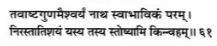
#> input picture example.jpeg, 217 x 46 px, found by its file name
$ jupyter execute pre-processing.ipynb
#> lines starting #> are read from the running program, lines starting #| are printed output that depends on the picture; after the words box and inside, x2 and y2 are one past the last pixel; in counts of white or black regions, pixels touching at a corner belong together
[cell 1]
import cv2
import numpy as np
import pytesseract
from matplotlib import pyplot as plt
from skimage.filters import threshold_otsu
from scipy.ndimage import interpolation as inter
from pytesseract import Output

[cell 2]
#loading image
image = cv2.imread('/home/kkay/IIT-H/OCR/ILP-OCR/example.jpeg', cv2.IMREAD_GRAYSCALE)
#> image is the input picture: shape (46, 217); min 6, max 255, mean 217

[cell 3]
#denoising
if image is None:
    print("Error: Image not loaded correctly.")
else:
    denoised_image = cv2.medianBlur(image, 3)
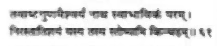
#> denoised_image: shape (46, 217); min 38, max 255, mean 219.8

[cell 4]
#binarisation
_, binary_image = cv2.threshold(image, 127, 255, cv2.THRESH_BINARY_INV)
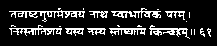
#> binary_image: shape (46, 217); 14.4% white in thin lines or dots, all inside (x1, y1, x2, y2) = (9, 8, 211, 39)

[cell 5]
#skew correction
def deskew(image):
    thresh = cv2.threshold(image, 0, 255, cv2.THRESH_BINARY_INV + cv2.THRESH_OTSU)[1]
    coords = np.column_stack(np.where(thresh > 0))
#> coords = 8548 pairs, first value 0 to 45, second value 0 to 216
    angle = cv2.minAreaRect(coords)[-1]
#> angle = -90
    if angle < -45:
        angle = -(90 + angle)
#> angle = 0
    else:
        angle = -angle

    (h, w) = image.shape[:2]
#> h = 46; w = 217
    center = (w // 2, h // 2)
#> center = (108, 23)
    M = cv2.getRotationMatrix2D(center, angle, 1.0)
#> M = [[1, 0, 0], [0, 1, 0]]
    rotated = cv2.warpAffine(image, M, (w, h), flags=cv2.INTER_CUBIC, borderMode=cv2.BORDER_REPLICATE)
    return rotated

deskewed_image = deskew(binary_image)

[cell 6]
#image resizing
resized_image = cv2.resize(deskewed_image, (1024, 1024), interpolation=cv2.INTER_AREA)
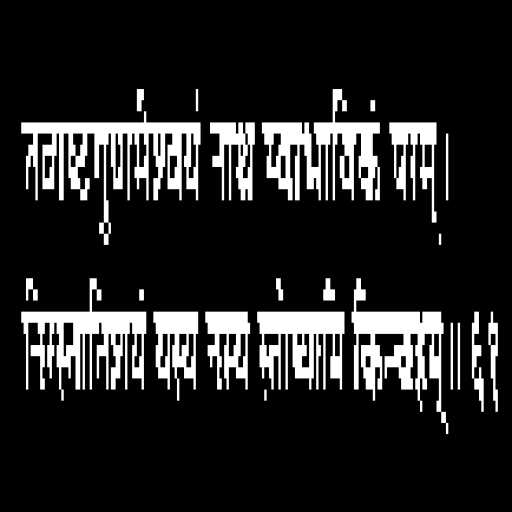
#> resized_image: shape (1024, 1024) (shown at 1/2 size); min 0, max 255, mean 36.6

[cell 7]
#segmentation
contours, _ = cv2.findContours(255 - binary_image, cv2.RETR_EXTERNAL, cv2.CHAIN_APPROX_SIMPLE)
#> contours = [[[0, 0], [0, 45], [216, 45], [216, 0]]]

segmented_image = cv2.cvtColor(binary_image, cv2.COLOR_GRAY2BGR)
for contour in contours:
    x, y, w, h = cv2.boundingRect(contour)
    cv2.rectangle(segmented_image, (x, y), (x + w, y + h), (0, 255, 0), 2)
#> this loop made 1 pass
#> (contour, x, y, w, h) on pass 1: ([[0, 0], [0, 45], [216, 45], [216, 0]], 0, 0, 217, 46)
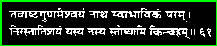
#> segmented_image: shape (46, 217, 3); mean B, G, R 36.6, 56.6, 36.6

[cell 8]
#boundary box maipulation

image_path = '/home/kkay/IIT-H/OCR/ILP-OCR/example.jpeg'
image = cv2.imread(image_path)

gray_image = cv2.cvtColor(image, cv2.COLOR_BGR2GRAY)

_, binary_image = cv2.threshold(gray_image, 127, 255, cv2.THRESH_BINARY_INV)

contours, _ = cv2.findContours(binary_image, cv2.RETR_EXTERNAL, cv2.CHAIN_APPROX_SIMPLE)
#> contours = 23 contours, 14 with area under 20; largest, box (x1, y1, x2, y2) and area: (9, 10, 85, 22) 182, (111, 8, 161, 18) 132, (9, 25, 62, 36) 118, (149, 25, 190, 39) 116, (109, 28, 146, 35) 112

for contour in contours:
    x, y, w, h = cv2.boundingRect(contour)
    if w > 30 and h > 30:
        cv2.rectangle(image, (x, y), (x + w, y + h), (0, 255, 0), 2)
#> this loop made 23 passes
#> (x, y, w, h) on passes 1, 4, 5, 6, 7, 8, 10, 11, 13, 14, 15, 17: (112, 35, 1, 1), (207, 28, 4, 9), (200, 28, 5, 9), (109, 28, 37, 7), (87, 28, 19, 7), (65, 28, 19, 8), (149, 25, 41, 14), (137, 25, 5, 2), (9, 25, 53, 11), (11, 25, 5, 2), (186, 21, 1, 1), (165, 11, 20, 9)
#> (contour, x, y, w, h) on passes 2, 3, 9, 12, 16, 20: ([[194, 29], [194, 34]], 194, 29, 1, 6), ([[191, 29], [191, 34]], 191, 29, 1, 6), ([[59, 26], [60, 26]], 59, 26, 2, 1), ([[117, 25], [118, 26], [119, 26], [118, 25]], 117, 25, 3, 2), ([[189, 12], [189, 17]], 189, 12, 1, 6), ([[157, 9], [158, 9]], 157, 9, 2, 1)

output_path = 'example.png'
cv2.imwrite(output_path, image)

print(f"Image saved with bounding boxes as {output_path}")

[cell 9]
#normalisation
normalized_image = cv2.normalize(resized_image, None, 0, 255, cv2.NORM_MINMAX)

[cell 10]
#ocr
ocr_results = []

for contour in contours:
    x, y, w, h = cv2.boundingRect(contour)
    if w > 30 and h > 30:
        roi = binary_image[y:y + h, x:x + w]  # Use the binary image
        custom_config = r'--psm 6'
        text = pytesseract.image_to_string(roi, config=custom_config, lang='san')
        ocr_results.append(text.strip())
#> after the loop, ocr_results = []

for idx, text in enumerate(ocr_results):
    print(f"Text from box {idx + 1}: '{text}'")
#> this loop made 0 passes
